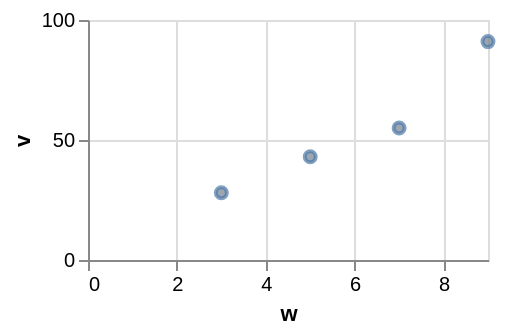

The specification (Vega-Lite) saved for this image:
### Vega-Lite specification from a JSON file in a GitHub repository (floating-point values rounded to 4 significant figures)
{"$schema": "https://vega.github.io/schema/vega-lite/v6.json", "width": 200, "height": 120, "data": {"values": [{"c": "alpha", "v": 28, "w": 3, "t": "2024-01-07"}, {"c": "beta", "v": 55, "w": 7, "t": "2024-03-19"}, {"c": "gamma", "v": 43, "w": 5, "t": "2024-06-02"}, {"c": "delta", "v": 91, "w": 9, "t": "2024-09-11"}]}, "mark": "point", "encoding": {"x": {"field": "w", "type": "quantitative"}, "y": {"field": "v", "type": "quantitative"}}, "config": {"point": {"fill": "slategrey"}}}
